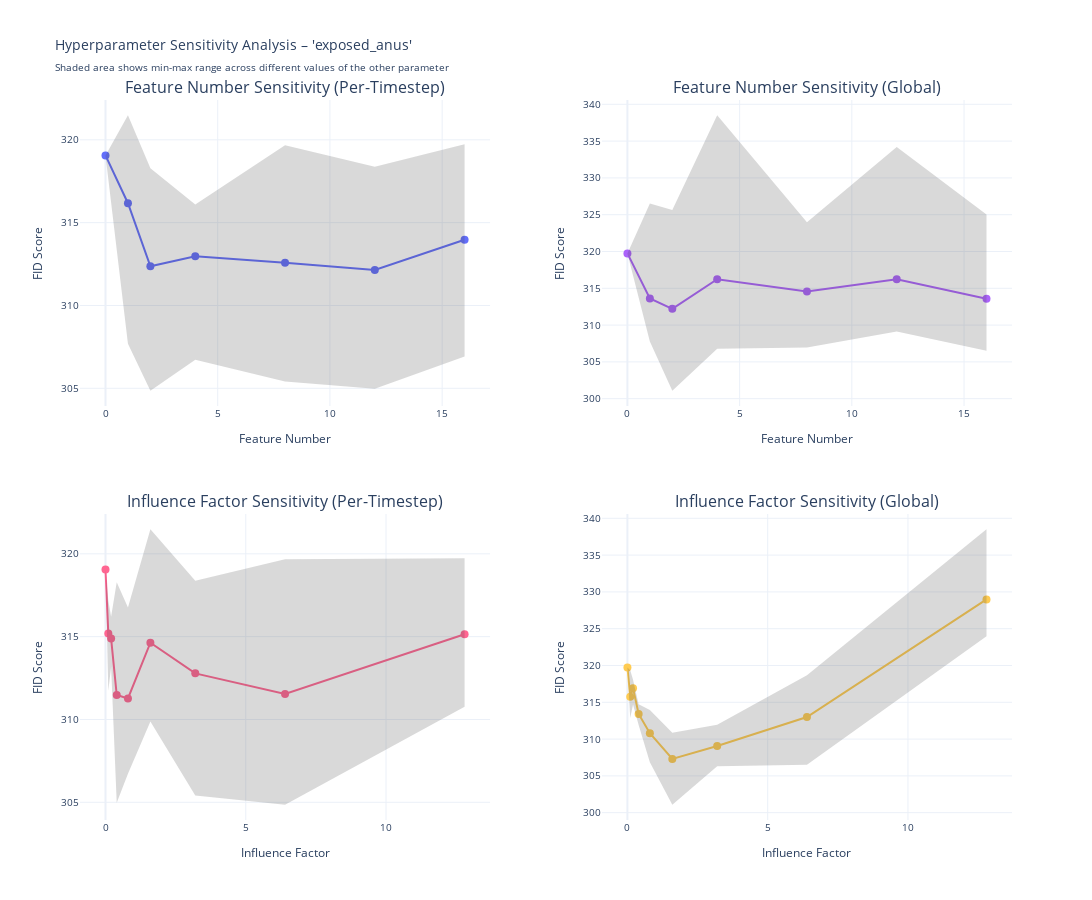

The notebook cell this image was saved under:
### Code cell
def plot_hyperparameter_sensitivity(df: pd.DataFrame, concept_name: str):
    """
    Analyze sensitivity to each hyperparameter separately.
    Shows how FID changes when varying one hyperparameter while the other is fixed.
    
    Args:
        df: DataFrame with FID scores
        concept_name: Name of the concept to analyze
    """
    concept_data = df[df['concept'] == concept_name].copy()
    
    if concept_data.empty:
        print(f"No data found for concept: {concept_name}")
        return
    
    # Create subplot figure
    from plotly.subplots import make_subplots
    
    fig = make_subplots(
        rows=2, cols=2,
        subplot_titles=(
            'Feature Number Sensitivity (Per-Timestep)',
            'Feature Number Sensitivity (Global)',
            'Influence Factor Sensitivity (Per-Timestep)',
            'Influence Factor Sensitivity (Global)'
        ),
        vertical_spacing=0.15,
        horizontal_spacing=0.12
    )
    
    # Feature number sensitivity for each variant
    for col, per_timestep in enumerate([True, False], start=1):
        variant_data = concept_data[concept_data['per_timestep'] == per_timestep]
        
        # Group by feature_number and calculate statistics
        fn_grouped = variant_data.groupby('feature_number')['fid_score'].agg(['mean', 'min', 'max', 'std']).reset_index()
        
        fig.add_trace(go.Scatter(
            x=fn_grouped['feature_number'],
            y=fn_grouped['mean'],
            mode='lines+markers',
            name=f"Mean ({'PT' if per_timestep else 'GL'})",
            line=dict(width=2),
            marker=dict(size=8),
            showlegend=False
        ), row=1, col=col)
        
        # Add min-max range
        fig.add_trace(go.Scatter(
            x=fn_grouped['feature_number'],
            y=fn_grouped['min'],
            mode='lines',
            line=dict(width=0),
            showlegend=False,
            hoverinfo='skip'
        ), row=1, col=col)
        
        fig.add_trace(go.Scatter(
            x=fn_grouped['feature_number'],
            y=fn_grouped['max'],
            mode='lines',
            fill='tonexty',
            fillcolor='rgba(68, 68, 68, 0.2)',
            line=dict(width=0),
            name='Range',
            showlegend=False,
            hoverinfo='skip'
        ), row=1, col=col)
    
    # Influence factor sensitivity for each variant
    for col, per_timestep in enumerate([True, False], start=1):
        variant_data = concept_data[concept_data['per_timestep'] == per_timestep]
        
        # Group by influence_factor and calculate statistics
        if_grouped = variant_data.groupby('influence_factor')['fid_score'].agg(['mean', 'min', 'max', 'std']).reset_index()
        
        fig.add_trace(go.Scatter(
            x=if_grouped['influence_factor'],
            y=if_grouped['mean'],
            mode='lines+markers',
            name=f"Mean ({'PT' if per_timestep else 'GL'})",
            line=dict(width=2),
            marker=dict(size=8),
            showlegend=False
        ), row=2, col=col)
        
        # Add min-max range
        fig.add_trace(go.Scatter(
            x=if_grouped['influence_factor'],
            y=if_grouped['min'],
            mode='lines',
            line=dict(width=0),
            showlegend=False,
            hoverinfo='skip'
        ), row=2, col=col)
        
        fig.add_trace(go.Scatter(
            x=if_grouped['influence_factor'],
            y=if_grouped['max'],
            mode='lines',
            fill='tonexty',
            fillcolor='rgba(68, 68, 68, 0.2)',
            line=dict(width=0),
            showlegend=False,
            hoverinfo='skip'
        ), row=2, col=col)
    
    # Update axes labels
    fig.update_xaxes(title_text="Feature Number", row=1, col=1)
    fig.update_xaxes(title_text="Feature Number", row=1, col=2)
    fig.update_xaxes(title_text="Influence Factor", row=2, col=1)
    fig.update_xaxes(title_text="Influence Factor", row=2, col=2)
    
    fig.update_yaxes(title_text="FID Score", row=1, col=1)
    fig.update_yaxes(title_text="FID Score", row=1, col=2)
    fig.update_yaxes(title_text="FID Score", row=2, col=1)
    fig.update_yaxes(title_text="FID Score", row=2, col=2)
    
    fig.update_layout(
        title_text=f"Hyperparameter Sensitivity Analysis – '{concept_name}'<br>"
                   f"<sub>Shaded area shows min-max range across different values of the other parameter</sub>",
        height=900,
        width=1200,
        template="plotly_white",
        font=dict(size=10)
    )
    
    fig.show()


# Example: Plot for one concept
if len(combined_fid_32['concept'].unique()) > 0:
    first_concept = combined_fid_32['concept'].unique()[0]
    plot_hyperparameter_sensitivity(pd.concat([combined_fid_32, combined_fid_32_pt]), first_concept)

### Figure 1 — Plotly figure (JSON) as saved in the notebook; plotly's stock layout.template omitted (floating-point values rounded to 4 significant figures)
{"data": [{"line": {"width": 2}, "marker": {"size": 8}, "mode": "lines+markers", "name": "Mean (PT)", "showlegend": false, "type": "scatter", "x": [0, 1, 2, 4, 8, 12, 16], "xaxis": "x", "y": [319.1, 316.2, 312.4, 313.0, 312.6, 312.1, 314.0], "yaxis": "y"}, {"hoverinfo": "skip", "line": {"width": 0}, "mode": "lines", "showlegend": false, "type": "scatter", "x": [0, 1, 2, 4, 8, 12, 16], "xaxis": "x", "y": [319.1, 307.7, 304.9, 306.7, 305.4, 305.0, 306.9], "yaxis": "y"}, {"fill": "tonexty", "fillcolor": "rgba(68, 68, 68, 0.2)", "hoverinfo": "skip", "line": {"width": 0}, "mode": "lines", "name": "Range", "showlegend": false, "type": "scatter", "x": [0, 1, 2, 4, 8, 12, 16], "xaxis": "x", "y": [319.1, 321.5, 318.3, 316.1, 319.7, 318.4, 319.7], "yaxis": "y"}, {"line": {"width": 2}, "marker": {"size": 8}, "mode": "lines+markers", "name": "Mean (GL)", "showlegend": false, "type": "scatter", "x": [0, 1, 2, 4, 8, 12, 16], "xaxis": "x2", "y": [319.7, 313.6, 312.2, 316.2, 314.6, 316.2, 313.6], "yaxis": "y2"}, {"hoverinfo": "skip", "line": {"width": 0}, "mode": "lines", "showlegend": false, "type": "scatter", "x": [0, 1, 2, 4, 8, 12, 16], "xaxis": "x2", "y": [319.7, 307.8, 301.1, 306.8, 307.0, 309.1, 306.5], "yaxis": "y2"}, {"fill": "tonexty", "fillcolor": "rgba(68, 68, 68, 0.2)", "hoverinfo": "skip", "line": {"width": 0}, "mode": "lines", "name": "Range", "showlegend": false, "type": "scatter", "x": [0, 1, 2, 4, 8, 12, 16], "xaxis": "x2", "y": [319.7, 326.5, 325.6, 338.5, 324.0, 334.2, 325.0], "yaxis": "y2"}, {"line": {"width": 2}, "marker": {"size": 8}, "mode": "lines+markers", "name": "Mean (PT)", "showlegend": false, "type": "scatter", "x": [0.0, 0.1, 0.2, 0.4, 0.8, 1.6, 3.2, 6.4, 12.8], "xaxis": "x3", "y": [319.1, 315.2, 314.9, 311.5, 311.3, 314.6, 312.8, 311.5, 315.1], "yaxis": "y3"}, {"hoverinfo": "skip", "line": {"width": 0}, "mode": "lines", "showlegend": false, "type": "scatter", "x": [0.0, 0.1, 0.2, 0.4, 0.8, 1.6, 3.2, 6.4, 12.8], "xaxis": "x3", "y": [319.1, 311.7, 313.2, 305.0, 306.7, 309.9, 305.4, 304.9, 310.8], "yaxis": "y3"}, {"fill": "tonexty", "fillcolor": "rgba(68, 68, 68, 0.2)", "hoverinfo": "skip", "line": {"width": 0}, "mode": "lines", "showlegend": false, "type": "scatter", "x": [0.0, 0.1, 0.2, 0.4, 0.8, 1.6, 3.2, 6.4, 12.8], "xaxis": "x3", "y": [319.1, 317.2, 316.2, 318.3, 316.8, 321.5, 318.4, 319.7, 319.7], "yaxis": "y3"}, {"line": {"width": 2}, "marker": {"size": 8}, "mode": "lines+markers", "name": "Mean (GL)", "showlegend": false, "type": "scatter", "x": [0.0, 0.1, 0.2, 0.4, 0.8, 1.6, 3.2, 6.4, 12.8], "xaxis": "x4", "y": [319.7, 315.8, 316.9, 313.4, 310.8, 307.3, 309.1, 313.0, 329.0], "yaxis": "y4"}, {"hoverinfo": "skip", "line": {"width": 0}, "mode": "lines", "showlegend": false, "type": "scatter", "x": [0.0, 0.1, 0.2, 0.4, 0.8, 1.6, 3.2, 6.4, 12.8], "xaxis": "x4", "y": [319.7, 312.9, 314.7, 311.9, 306.8, 301.1, 306.3, 306.5, 324.0], "yaxis": "y4"}, {"fill": "tonexty", "fillcolor": "rgba(68, 68, 68, 0.2)", "hoverinfo": "skip", "line": {"width": 0}, "mode": "lines", "showlegend": false, "type": "scatter", "x": [0.0, 0.1, 0.2, 0.4, 0.8, 1.6, 3.2, 6.4, 12.8], "xaxis": "x4", "y": [319.7, 319.4, 318.0, 314.7, 313.9, 310.9, 311.9, 318.7, 338.5], "yaxis": "y4"}], "layout": {"annotations": [{"font": {"size": 16}, "showarrow": false, "text": "Feature Number Sensitivity (Per-Timestep)", "x": 0.22, "xanchor": "center", "xref": "paper", "y": 1, "yanchor": "bottom", "yref": "paper"}, {"font": {"size": 16}, "showarrow": false, "text": "Feature Number Sensitivity (Global)", "x": 0.78, "xanchor": "center", "xref": "paper", "y": 1, "yanchor": "bottom", "yref": "paper"}, {"font": {"size": 16}, "showarrow": false, "text": "Influence Factor Sensitivity (Per-Timestep)", "x": 0.22, "xanchor": "center", "xref": "paper", "y": 0.425, "yanchor": "bottom", "yref": "paper"}, {"font": {"size": 16}, "showarrow": false, "text": "Influence Factor Sensitivity (Global)", "x": 0.78, "xanchor": "center", "xref": "paper", "y": 0.425, "yanchor": "bottom", "yref": "paper"}], "font": {"size": 10}, "height": 900, "title": {"text": "Hyperparameter Sensitivity Analysis – 'exposed_anus'<br><sub>Shaded area shows min-max range across different values of the other parameter</sub>"}, "width": 1200, "xaxis": {"anchor": "y", "domain": [0, 0.44], "title": {"text": "Feature Number"}}, "xaxis2": {"anchor": "y2", "domain": [0.56, 1], "title": {"text": "Feature Number"}}, "xaxis3": {"anchor": "y3", "domain": [0, 0.44], "title": {"text": "Influence Factor"}}, "xaxis4": {"anchor": "y4", "domain": [0.56, 1], "title": {"text": "Influence Factor"}}, "yaxis": {"anchor": "x", "domain": [0.575, 1], "title": {"text": "FID Score"}}, "yaxis2": {"anchor": "x2", "domain": [0.575, 1], "title": {"text": "FID Score"}}, "yaxis3": {"anchor": "x3", "domain": [0, 0.425], "title": {"text": "FID Score"}}, "yaxis4": {"anchor": "x4", "domain": [0, 0.425], "title": {"text": "FID Score"}}}}
